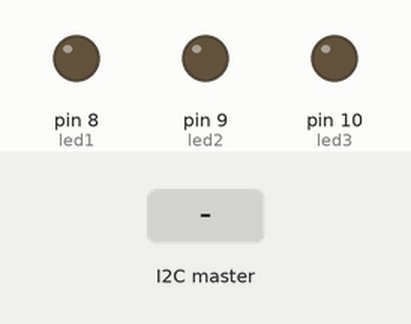
The sketch below on a simulated Arduino Uno, built with avr-gcc and run on an emulated ATmega328P. On the bench: output pins drawn as LEDs (lit = HIGH). The inputs (shaded band) are chosen by the test bench.

Above: at 1.2 s.
1.3 s: the I2C master sends "R"
At 1.53 s:
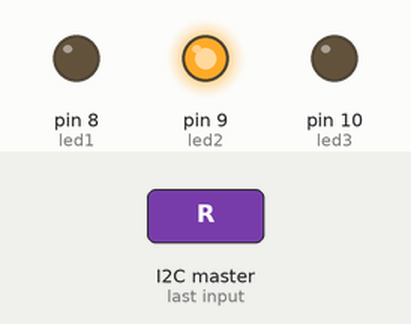
Timing chart, 0 to 4.3 s (numbered marks = the images above; inputs shaded):
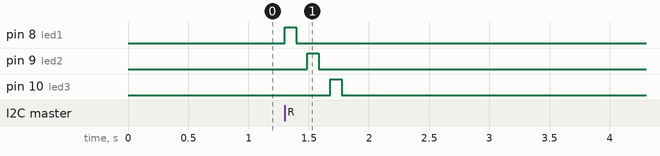

Measured:
- after the input at 1.3 s, pin 8 (led1): LOW → HIGH at once, → LOW 0.10 s later; pin 9 (led2): LOW → HIGH after 0.19 s, → LOW 0.09 s later; pin 10 (led3): LOW → HIGH after 0.38 s, → LOW 0.09 s later

The sketch:

Tituana_Raymi_DEBER_3.1_slave1_SE.ino
```cpp
/////////////////////////////SLAVE 1///////////////////////////////////////////

#include <Wire.h>
char dato;
const int led1 =8;
const int led2 =9;
const int led3 =10;


void setup() {
Wire.begin(4);    //id slave
Serial.begin(9600);
Wire.onReceive(receiveEvent);
pinMode(led1,OUTPUT); //pin8 salida
pinMode(led2,OUTPUT); //pin9 salida
pinMode(led3,OUTPUT); //pin10 salida

}

void loop() {


}
void receiveEvent(int bytes){
  while(Wire.available()){
    dato=Wire.read();
    switch (dato){
      case 'R':

      digitalWrite(led1,HIGH);
      delay(20000);
      digitalWrite(led1,LOW);
      delay(20000);
      digitalWrite(led2,HIGH);
      delay(20000);
      digitalWrite(led2,LOW);
      delay(20000);
      digitalWrite(led3,HIGH);
      delay(20000);
      digitalWrite(led3,LOW);


      break;

      default:
      digitalWrite(led1,LOW);
      digitalWrite(led2,LOW);
      digitalWrite(led3,LOW);
      break;
    }
  }
}
```
